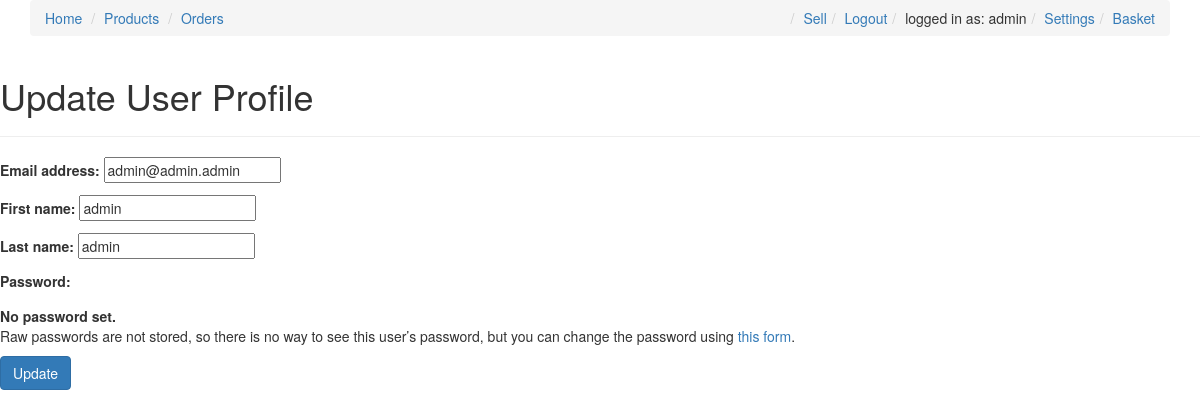
The page /accounts/update_user/ (signed in) on the database as committed earlier.
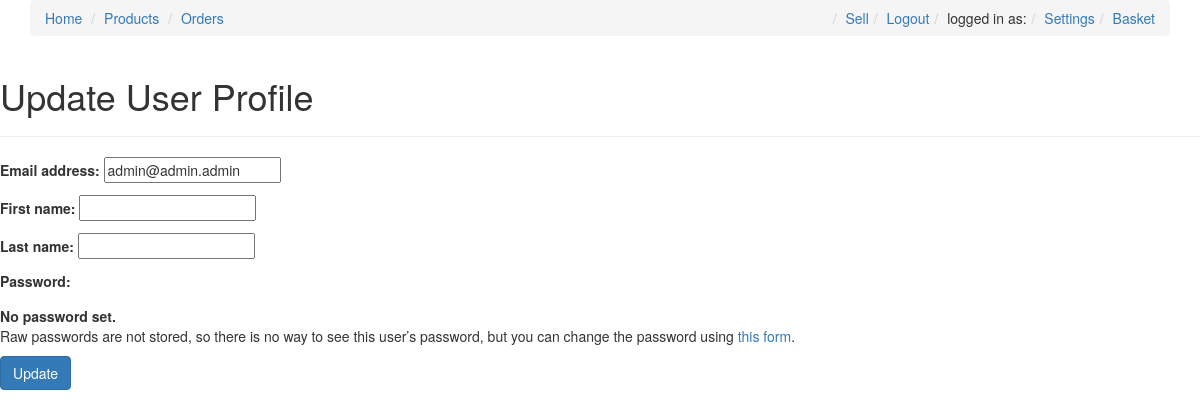
The same page on the database as committed later.
### accounts/models.py (models this page shows, shortened)
class CustomUser(AbstractBaseUser, PermissionsMixin):
	email = models.EmailField(_('email address'), unique=True)
	first_name = models.CharField(max_length=40)
	last_name = models.CharField(max_length=40)
	is_buyer = models.BooleanField(default=True)
	is_seller = models.BooleanField(default=False)
	is_staff = models.BooleanField(default=False)
	is_active = models.BooleanField(default=True)
	date_joined = models.DateTimeField(default=timezone.now)
	stripe_customer_id = models.CharField(max_length=40)
	stripe_seller_id = models.CharField(max_length=40, default= '')
	stripe_seller_TOS_accepted = models.BooleanField(default=False)
	USERNAME_FIELD = 'email'
	REQUIRED_FIELDS = []
	objects = CustomUserManager()

### accounts/views.py (the view)
# urls.py: path('update_user/', views.update_user_view, name='update_user'),
def update_user_view(request):
	obj = CustomUser.objects.get(email=request.user.email)
	form = CustomUserChangeForm(instance=obj)
	if request.method == 'POST':
		form = CustomUserChangeForm(request.POST, request.FILES, instance=obj)
		if form.is_valid():
			obj = form.save()
			return redirect('accounts:update_user')
	context = {
		'form': form
	}
	return render(request, 'accounts/update_user.html', context)

### accounts/forms.py
class CustomUserChangeForm(UserChangeForm):
	class Meta:
		model = CustomUser
		fields = ('email','first_name', 'last_name')

### accounts/templates/accounts/update_user.html
{% extends 'base.html' %}
{% block content %}
<h1>Update User Profile</h1>
<hr>
<form method="POST" enctype="multipart/form-data"> {% csrf_token %}
	{{form.as_p}}
	<button type="submit" class="btn btn-primary">Update</button>
</form>
{% endblock %}

### templates/base.html (shortened to what this page needs)
<!DOCTYPE html>
<html>
<head>
	<link rel="stylesheet" href="https://maxcdn.bootstrapcdn.com/bootstrap/3.3.7/css/bootstrap.min.css">
	{% load static %}
	<link rel="stylesheet" type="text/css" href="{% static 'css/style.css'%}">
</head>
<body>
	<div class="container">
		<ol class="breadcrumb">
			<li><a href="{% url 'pages:home' %}">Home</a></li>
			<li><a href="{% url 'products:product_list' %}">Products</a></li>
			<li><a href="{% url 'orders:order_list'%}">Orders</a></li>
			{% if not request.user.is_authenticated %}
				<li class='pull-right'><a href="{% url 'accounts:signup' %}">Sign Up</a></li>
				<li class="pull-right"><a href="{% url 'accounts:login' %}">Login</a></li>
			{% else %}
				<li class="pull-right"><a href="{% url 'products:basket'%}">Basket</a></li>
				<li class="pull-right"><a href="{% url 'accounts:settings' %}">Settings</a></li>
				<li class="pull-right">logged in as: {{ request.user.first_name }} </li>
				<li class="pull-right"><a href="{% url 'accounts:logout' %}">Logout</a></li>
				<li class="pull-right"><a href="{% url 'accounts:sellers_hub' %}">Sell</a></li>
			{% endif %}
		</ol>
	</div>
	{% block content %}
	{% endblock %}
</body>
</html>

Rows that differ between the two databases and show on the page:
changed CustomUser "admin@admin.admin": first_name "admin" → (not shown); last_name "admin" → (not shown); user.first_name "admin" → (not shown)
